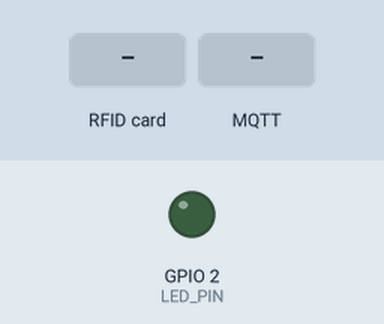
Bench run of a sketch on a simulated ESP32. Shown: output pins drawn as LEDs (lit = HIGH). Dashed ring = blinking. The test bench sets the inputs (shaded band). WiFi joins after 1.5 s; servers stay silent unless stated; the local clock reads 2024-03-15 10:24:30 at power-on unless the sketch sets it; random numbers use the default seed unless the sketch sets one; no MQTT or app messages arrive unless stated; what the sketch prints to the serial monitor is not drawn.

Above: at 2.8 s.
2.9 s: RFID card 5E 7A 19 C4 held to the reader
At 3.17 s:
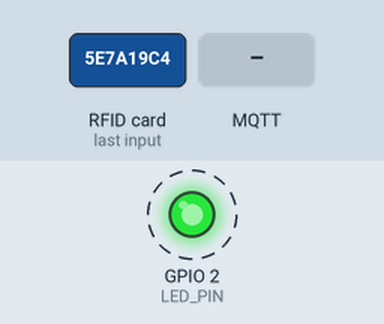
5.9 s: MQTT message "CADASTRO" arrives on the first subscribed topic
At 6.14 s:
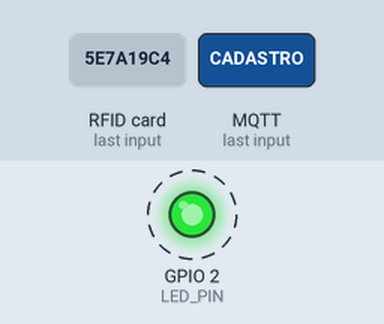
Timing chart, 0 to 15.9 s (numbered marks = the images above; inputs shaded):
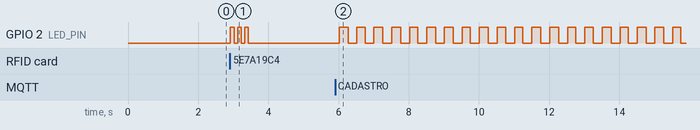

The sketch:

sketch.ino
```cpp
// IoT - Leitor RFID com MQTT (ESP32 + MFRC522) - Wokwi
#include <WiFi.h>
#include <PubSubClient.h>
#include <SPI.h>
#include <MFRC522.h>
#include <time.h>

// ====== TROQUE PELO SEU NOME (sem espacos, ex.: joao) ======
const char* NOME = "alebau";

// ====== Pinos ======
#define SS_PIN  5
#define RST_PIN 22
#define SCK_PIN 18
#define MOSI_PIN 23
#define MISO_PIN 19
#define LED_PIN 2

// ====== Rede / broker ======
const char* WIFI_SSID = "Wokwi-GUEST";
const char* BROKER = "test.mosquitto.org";
const int   PORTA = 1883;

// ====== Objetos ======
MFRC522 mfrc522(SS_PIN, RST_PIN);
WiFiClient espClient;
PubSubClient client(espClient);

// ====== Topicos ======
String tMac, tCadastro, tAcesso, tLista, tCmd;
String macStr;

// ====== Lista de cartoes ======
#define MAX_CARTOES 10
String cartoes[MAX_CARTOES];
int nCartoes = 0;

// ====== Estado ======
bool modoCadastro = false;
unsigned long inicioCadastro = 0;
const unsigned long TEMPO_CADASTRO = 15000;

String ultimoUid = "";
unsigned long ultimoTempo = 0;

// LED nao bloqueante
unsigned long ledAcesoAte = 0;
unsigned long ledPiscaInicio = 0;
bool ledPisca3 = false;

// ---------- Utilidades ----------
String horaLocal() {
  struct tm t;
  if (!getLocalTime(&t, 100)) return "00:00:00";
  char buf[16];
  strftime(buf, sizeof(buf), "%H:%M:%S", &t);
  return String(buf);
}

String uidParaString(MFRC522::Uid *uid) {
  String s = "";
  for (byte i = 0; i < uid->size; i++) {   // funciona com 4 e 7 bytes
    if (i > 0) s += " ";
    if (uid->uidByte[i] < 0x10) s += "0";
    s += String(uid->uidByte[i], HEX);
  }
  s.toUpperCase();
  return s;
}

int buscaCartao(const String &uid) {
  for (int i = 0; i < nCartoes; i++) if (cartoes[i] == uid) return i;
  return -1;
}

// ---------- LED ----------
void ledAcender2s() { ledAcesoAte = millis() + 2000; }
void ledPiscar3x()  { ledPisca3 = true; ledPiscaInicio = millis(); }

void atualizaLed() {
  unsigned long agora = millis();
  bool nivel = LOW;
  if (ledPisca3) {
    unsigned long fase = (agora - ledPiscaInicio) / 100;   // 3 pulsos de 100ms
    if (fase < 6) nivel = (fase % 2 == 0);
    else ledPisca3 = false;
  } else if (agora < ledAcesoAte) {
    nivel = HIGH;
  } else if (modoCadastro) {
    nivel = ((agora / 250) % 2 == 0);                      // piscando
  }
  digitalWrite(LED_PIN, nivel);
}

// ---------- MQTT ----------
void publicaJson(const String &topico, const String &json, bool retain = false) {
  client.publish(topico.c_str(), json.c_str(), retain);
  Serial.println("[PUB] " + topico + " -> " + json);
}

void publicaMac() {
  String json = "{\"mac\":\"" + macStr + "\",\"ip\":\"" + WiFi.localIP().toString() +
                "\",\"hora\":\"" + horaLocal() + "\"}";
  publicaJson(tMac, json, true);   // com retain
}

void publicaCadastro(const String &uid, const char* status) {
  String json = "{\"mac\":\"" + macStr + "\",\"uid\":\"" + uid +
                "\",\"status\":\"" + status + "\",\"hora\":\"" + horaLocal() + "\"}";
  publicaJson(tCadastro, json);
}

void publicaAcesso(const String &uid, const char* resultado) {
  String json = "{\"mac\":\"" + macStr + "\",\"uid\":\"" + uid +
                "\",\"resultado\":\"" + resultado + "\",\"hora\":\"" + horaLocal() + "\"}";
  publicaJson(tAcesso, json);
}

void publicaLista() {
  String json = "{\"mac\":\"" + macStr + "\",\"tags\":[";
  for (int i = 0; i < nCartoes; i++) {
    if (i > 0) json += ",";
    json += "\"" + cartoes[i] + "\"";
  }
  json += "],\"hora\":\"" + horaLocal() + "\"}";
  publicaJson(tLista, json);
}

void callback(char* topic, byte* payload, unsigned int len) {
  String msg = "";
  for (unsigned int i = 0; i < len; i++) msg += (char)payload[i];
  msg.trim();
  Serial.println("[CMD] " + msg);

  String up = msg;
  up.toUpperCase();

  if (up == "CADASTRO") {
    modoCadastro = true;
    inicioCadastro = millis();
    Serial.println("[MODO] CADASTRO (15 s)");
  } else if (up.startsWith("REMOVER")) {
    String uid = up.substring(7);
    uid.trim();
    int idx = buscaCartao(uid);
    if (idx >= 0) {
      for (int i = idx; i < nCartoes - 1; i++) cartoes[i] = cartoes[i + 1];
      nCartoes--;
      publicaCadastro(uid, "removida");
    } else {
      publicaCadastro(uid, "nao_encontrada");
    }
  } else if (up == "LISTAR") {
    publicaLista();
  } else {
    Serial.println("[CMD] comando desconhecido");
  }
}

// ---------- Conexoes ----------
void conectaWiFi() {
  Serial.print("Conectando ao Wi-Fi");
  WiFi.begin(WIFI_SSID, "", 6);
  while (WiFi.status() != WL_CONNECTED) {
    delay(300);
    Serial.print(".");
  }
  Serial.println();
  Serial.println("Wi-Fi OK | IP: " + WiFi.localIP().toString());
}

void conectaMQTT() {
  while (!client.connected()) {
    Serial.print("Conectando ao broker...");
    String id = "esp32-rfid-" + String(NOME) + "-" + String(random(0xffff), HEX);
    if (client.connect(id.c_str())) {
      Serial.println(" OK");
      client.subscribe(tCmd.c_str());
      Serial.println("Inscrito em " + tCmd);
      publicaMac();                       // apresenta-se ao conectar
    } else {
      Serial.print(" falhou, rc=");
      Serial.println(client.state());
      delay(2000);
    }
  }
}

// ---------- Tratamento do cartao ----------
void tratarCartao(const String &uid) {
  Serial.println("[UID] " + uid);

  if (modoCadastro) {
    modoCadastro = false;
    if (buscaCartao(uid) >= 0) {
      publicaCadastro(uid, "ja_cadastrada");
    } else if (nCartoes >= MAX_CARTOES) {
      publicaCadastro(uid, "lista_cheia");
    } else {
      cartoes[nCartoes++] = uid;
      publicaCadastro(uid, "cadastrada");
    }
    Serial.println("[MODO] NORMAL");
    return;
  }

  if (buscaCartao(uid) >= 0) {
    publicaAcesso(uid, "liberado");
    ledAcender2s();
  } else {
    publicaAcesso(uid, "negado");
    ledPiscar3x();
  }
}

// ---------- Arduino ----------
void setup() {
  Serial.begin(115200);
  pinMode(LED_PIN, OUTPUT);
  digitalWrite(LED_PIN, LOW);

  SPI.begin(SCK_PIN, MISO_PIN, MOSI_PIN, SS_PIN);
  mfrc522.PCD_Init();
  Serial.println("Leitor RFID iniciado");

  conectaWiFi();
  macStr = WiFi.macAddress();
  Serial.println("MAC: " + macStr);

  // R3: hora por NTP (UTC-3)
  configTime(-3 * 3600, 0, "pool.ntp.org");

  Serial.print("Sincronizando hora (NTP)");
  struct tm t;
  int tentativas = 0;
  while (!getLocalTime(&t, 500) && tentativas < 20) {
    Serial.print(".");
    tentativas++;
  }
  Serial.println();
  Serial.println("Hora: " + horaLocal());
  String base = "sis1a/" + String(NOME) + "/rfid/";
  tMac = base + "mac";
  tCadastro = base + "cadastro";
  tAcesso = base + "acesso";
  tLista = base + "lista";
  tCmd = base + "cmd";

  client.setServer(BROKER, PORTA);
  client.setCallback(callback);
  client.setBufferSize(512);
  conectaMQTT();
}

void loop() {
  // reconexao automatica
  if (WiFi.status() != WL_CONNECTED) conectaWiFi();
  if (!client.connected()) conectaMQTT();
  client.loop();

  // tempo esgotado do modo cadastro
  if (modoCadastro && millis() - inicioCadastro >= TEMPO_CADASTRO) {
    modoCadastro = false;
    publicaCadastro("", "tempo_esgotado");
    Serial.println("[MODO] NORMAL (tempo esgotado)");
  }

  atualizaLed();

  // leitura do cartao
  if (mfrc522.PICC_IsNewCardPresent() && mfrc522.PICC_ReadCardSerial()) {
    String uid = uidParaString(&mfrc522.uid);
    mfrc522.PICC_HaltA();
    mfrc522.PCD_StopCrypto1();

    // ignora o mesmo cartao em menos de 2 s
    if (uid == ultimoUid && millis() - ultimoTempo < 2000) return;
    ultimoUid = uid;
    ultimoTempo = millis();

    tratarCartao(uid);
  }
}
```

Measured:
- after the input at 2.9 s, GPIO 2 (LED_PIN): alternates HIGH for 0.10 s and LOW for 0.10 s, 6 changes in all, then stays LOW, starting at once
- after the input at 5.9 s, GPIO 2 (LED_PIN): alternates HIGH for 0.25 s and LOW for 0.25 s, starting after 0.12 s
